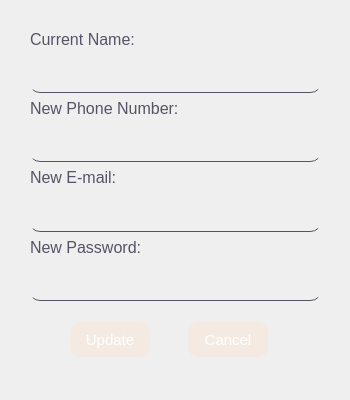
<?xml version="1.0" encoding="UTF-8"?>
<ui version="4.0">
 <class>updateProfile</class>
 <widget class="QDialog" name="updateProfile">
  <property name="geometry">
   <rect>
    <x>0</x>
    <y>0</y>
    <width>350</width>
    <height>400</height>
   </rect>
  </property>
  <property name="sizePolicy">
   <sizepolicy hsizetype="Fixed" vsizetype="Fixed">
    <horstretch>0</horstretch>
    <verstretch>0</verstretch>
   </sizepolicy>
  </property>
  <property name="minimumSize">
   <size>
    <width>350</width>
    <height>0</height>
   </size>
  </property>
  <property name="maximumSize">
   <size>
    <width>350</width>
    <height>400</height>
   </size>
  </property>
  <property name="windowTitle">
   <string>Dialog</string>
  </property>
  <widget class="QWidget" name="widget" native="true">
   <property name="geometry">
    <rect>
     <x>30</x>
     <y>30</y>
     <width>291</width>
     <height>271</height>
    </rect>
   </property>
   <property name="styleSheet">
    <string notr="true">QLabel {
font: 16px;
color: rgb(86, 83, 103);
}

QLineEdit {
width: 200px;
height: 15px;
color: rgb(86, 83, 103);
font: 16px;
background: rgba(226, 219, 245, 0);
border-bottom: 1px solid  rgb(86, 83, 103);
}</string>
   </property>
   <layout class="QGridLayout" name="gridLayout">
    <item row="0" column="0">
     <widget class="QLabel" name="label">
      <property name="text">
       <string>Current Name:</string>
      </property>
     </widget>
    </item>
    <item row="1" column="0">
     <widget class="QLineEdit" name="currentlName">
      <property name="sizePolicy">
       <sizepolicy hsizetype="Preferred" vsizetype="Fixed">
        <horstretch>0</horstretch>
        <verstretch>0</verstretch>
       </sizepolicy>
      </property>
      <property name="minimumSize">
       <size>
        <width>0</width>
        <height>15</height>
       </size>
      </property>
      <property name="focusPolicy">
       <enum>Qt::ClickFocus</enum>
      </property>
      <property name="styleSheet">
       <string notr="true">QLineEdit {
height: 30px;
border-radius: 10px;
margin-top: 10px;
}</string>
      </property>
      <property name="text">
       <string/>
      </property>
     </widget>
    </item>
    <item row="2" column="0">
     <widget class="QLabel" name="label_2">
      <property name="text">
       <string>New Phone Number:</string>
      </property>
     </widget>
    </item>
    <item row="3" column="0">
     <widget class="QLineEdit" name="newPhoneNumber">
      <property name="minimumSize">
       <size>
        <width>0</width>
        <height>15</height>
       </size>
      </property>
      <property name="focusPolicy">
       <enum>Qt::ClickFocus</enum>
      </property>
      <property name="styleSheet">
       <string notr="true">QLineEdit {
height: 30px;
border-radius: 10px;
margin-top: 10px;
}</string>
      </property>
     </widget>
    </item>
    <item row="4" column="0">
     <widget class="QLabel" name="label_3">
      <property name="text">
       <string>New E-mail:</string>
      </property>
     </widget>
    </item>
    <item row="5" column="0">
     <widget class="QLineEdit" name="newEmail">
      <property name="minimumSize">
       <size>
        <width>0</width>
        <height>15</height>
       </size>
      </property>
      <property name="focusPolicy">
       <enum>Qt::ClickFocus</enum>
      </property>
      <property name="styleSheet">
       <string notr="true">QLineEdit {
height: 30px;
border-radius: 10px;
margin-top: 10px;
}</string>
      </property>
     </widget>
    </item>
    <item row="6" column="0">
     <widget class="QLabel" name="label_4">
      <property name="text">
       <string>New Password:</string>
      </property>
     </widget>
    </item>
    <item row="7" column="0">
     <widget class="QLineEdit" name="newPassword">
      <property name="minimumSize">
       <size>
        <width>0</width>
        <height>15</height>
       </size>
      </property>
      <property name="focusPolicy">
       <enum>Qt::ClickFocus</enum>
      </property>
      <property name="styleSheet">
       <string notr="true">QLineEdit {
height: 30px;
border-radius: 10px;
margin-top: 10px;
}</string>
      </property>
      <property name="text">
       <string/>
      </property>
     </widget>
    </item>
   </layout>
  </widget>
  <widget class="QWidget" name="widget_2" native="true">
   <property name="geometry">
    <rect>
     <x>70</x>
     <y>310</y>
     <width>198</width>
     <height>59</height>
    </rect>
   </property>
   <property name="styleSheet">
    <string notr="true">QPushButton {
width: 80px;
height: 35px;
background: rgba(255, 224, 201, 83);
color:rgb(255, 255, 255);
border-radius: 10px;
font: 15px;
}

QPushButton::hover {
background:  rgba(255, 224, 201, 143);
}</string>
   </property>
   <layout class="QGridLayout" name="gridLayout_2">
    <item row="0" column="2">
     <widget class="QPushButton" name="cancelBtn">
      <property name="cursor">
       <cursorShape>PointingHandCursor</cursorShape>
      </property>
      <property name="text">
       <string>Cancel</string>
      </property>
     </widget>
    </item>
    <item row="0" column="0">
     <widget class="QPushButton" name="updateBtn">
      <property name="cursor">
       <cursorShape>PointingHandCursor</cursorShape>
      </property>
      <property name="focusPolicy">
       <enum>Qt::TabFocus</enum>
      </property>
      <property name="styleSheet">
       <string notr="true"/>
      </property>
      <property name="text">
       <string>Update</string>
      </property>
     </widget>
    </item>
    <item row="0" column="1">
     <spacer name="horizontalSpacer">
      <property name="orientation">
       <enum>Qt::Horizontal</enum>
      </property>
      <property name="sizeHint" stdset="0">
       <size>
        <width>40</width>
        <height>20</height>
       </size>
      </property>
     </spacer>
    </item>
   </layout>
  </widget>
 </widget>
 <resources/>
 <connections/>
</ui>
